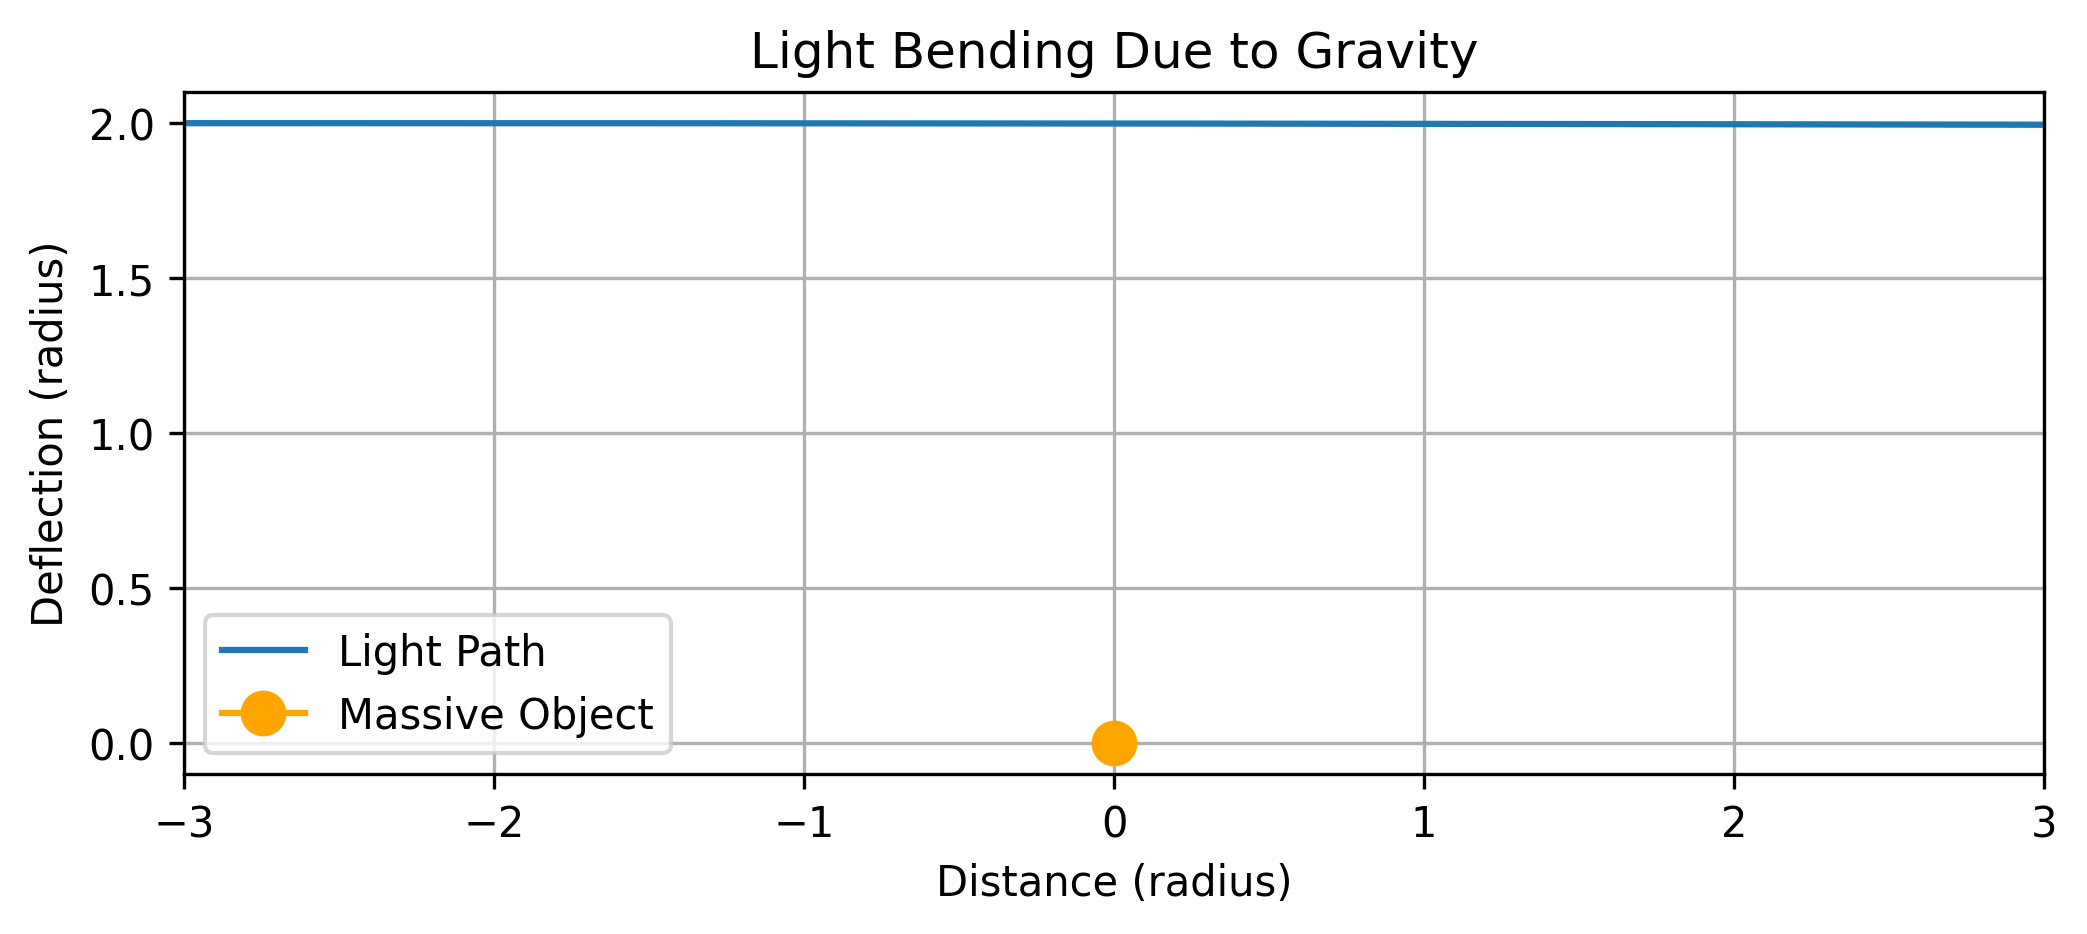

Source code (Python):
import numpy as np
import matplotlib.pyplot as plt
import os

# Constants (using approximate values)
G = 6.674e-11     # Gravitational constant (N m^2/kg^2)
M = 1.989e30     # Mass of the sun (kg)
c = 299792458    # Speed of light (m/s)
radius_impact = 695700000 # Radius of the sun (m)


def calculate_light_deflection(radius_from_center):
    """Calculates the deflection angle of a light ray.

    Args:
        radius_from_center: The distance between the light ray and the center of mass.

    Returns:
       The light deflection angle (in radians).
    """
    # Check for radius to prevent division by 0
    if radius_from_center <= 0:
        return 0

    # Calculate deflection angle using the formula a = 4GM/(r * c^2)
    deflection_angle = (4 * G * M) / (radius_from_center * c**2)
    return deflection_angle

def simulate_light_path(initial_distance, distance_range, num_points = 100):
    """Simulates the path of a light ray as it passes a massive object.

    Args:
      initial_distance: The initial distance of the ray from the center of the object.
      distance_range: The range of distances to simulate in arbitrary units,
        1 = radius of the object
      num_points: The number of steps in the simulation.

    Returns:
      A tuple containing arrays for the x positions, y positions, and angles of the light path
    """
    
    # Create an array of distance steps from -distance_range to distance_range
    x_positions = np.linspace(-distance_range,distance_range, num_points)

    # Create arrays for y position and deflection angles
    y_positions = np.zeros_like(x_positions)
    angles = np.zeros_like(x_positions)

    # Set initial y position
    current_y = initial_distance
    
    # Initialise angle
    previous_angle = 0
    
    # Perform the simulation
    for i,x in enumerate(x_positions):
      
      # Calculate the distance from center
      distance_from_center = np.sqrt(current_y**2+x**2)*radius_impact

      # Calculate deflection
      deflection_angle = calculate_light_deflection(distance_from_center)
      
      # Calculate the deflection angle relative to the previous value
      angle = previous_angle - deflection_angle
      
      # Calculate change in y from the previous position using the new angle
      delta_y = np.tan(angle) * (x_positions[i] - x_positions[i-1]) if i > 0 else 0
        
      #Update position and angle
      current_y += delta_y
      angles[i] = angle
      y_positions[i] = current_y
      previous_angle = angle
    return x_positions, y_positions, angles

def plot_light_deflection(initial_distance = 2, distance_range=3, num_points = 500):
  """Plots the trajectory of a light ray as it bends due to gravity.
    Args:
      initial_distance: Initial distance of the ray from the object in units of radius.
      distance_range: Distance to simulate in units of object radius.
      num_points: Number of points to use in the simulation.
  """
  
  # Create figure and axes
  fig, ax = plt.subplots(figsize=(8, 6))
  ax.set_xlabel("Distance (radius)")
  ax.set_ylabel("Deflection (radius)")
  ax.set_title("Light Bending Due to Gravity")
  ax.set_aspect('equal') # Set aspect ratio to be equal
  ax.grid(True)

  # Get ray deflection
  x_positions, y_positions, angles = simulate_light_path(initial_distance, distance_range, num_points)

  # Plot light path
  ax.plot(x_positions, y_positions, label='Light Path')
  ax.plot(0,0, marker="o", markersize=10, color="orange", label="Massive Object")

  # Set x limits
  ax.set_xlim(-distance_range, distance_range)
  ax.legend()

  # Attempt to save the plot to a file
  try:
      plt.savefig("light_bending.png", dpi=300, bbox_inches='tight')
      print("Plot saved to light_bending.png")
  except Exception as e:
      print(f"Error saving plot to file: {e}")
      exit()
      
  # Attempt to save the script to a file
  try:
      # Get the current script's filename and read its content
      current_script_path = os.path.abspath(__file__)
      with open(current_script_path, 'r') as f:
          script_code = f.read()

      # Save the script to a new file
      with open("light_bending.py", "w") as f:
          f.write(script_code)
      print("Script saved to light_bending.py")
  except Exception as e:
      print(f"Error saving script: {e}")
      exit()

  plt.show()


plot_light_deflection()
